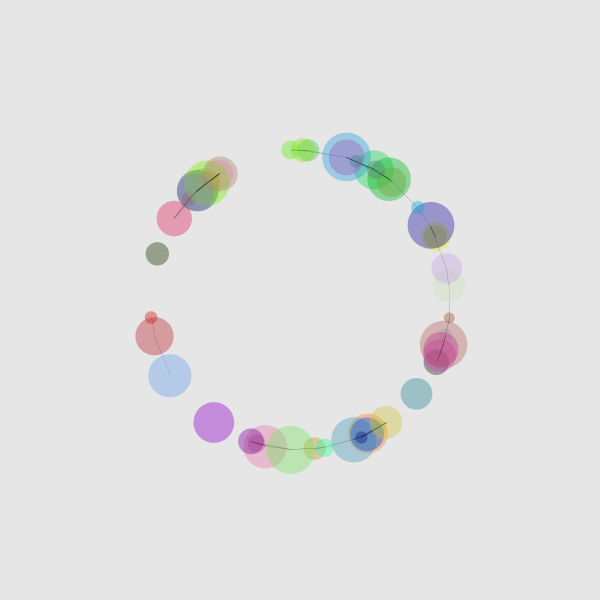
Frame 1 (no input)
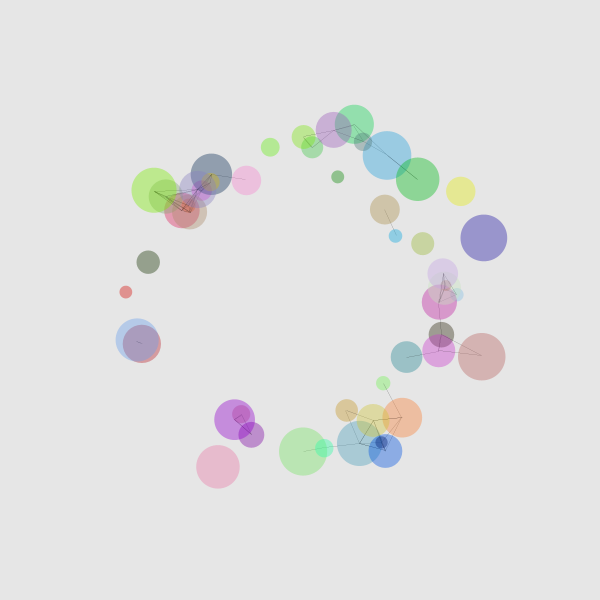
Frame 60 (the mouse pressed at the canvas centre just before this capture)
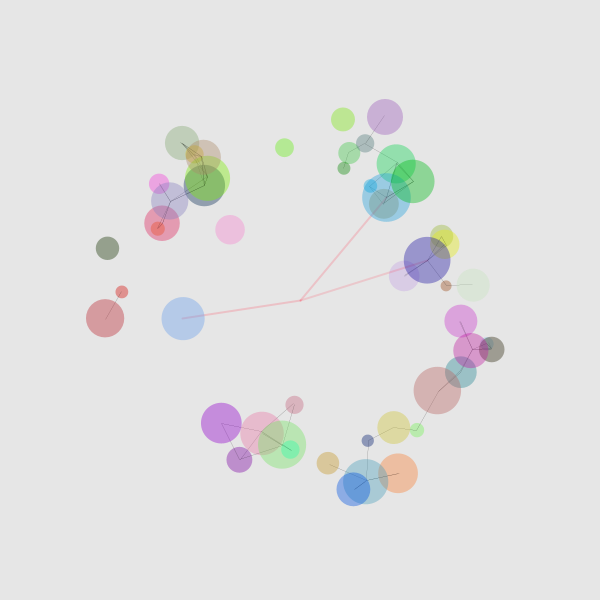
Frame 120 (the mouse held since frame 60 and released just before this capture)

The Processing sketch that drew these frames (run headless with seeded random() and noise(); from frame 60 on, the mouse is pressed at the canvas centre):

// Processing sketch: processing_122218
// ── processing_122218.pde

E e[] = new E[50];

void setup() {
  size(600, 600);
  for (int i=0;i<e.length;i++) {
    e[i]=new E();
  }
  noStroke();
}

void draw() {
  background(230);
  for (int i=0;i<e.length;i++) {
    e[i].render();
  }
}

class E {
  float x=0, y=0, d=0, a=0,m=0,mInc=0.01;
  color c;
  public E() {
    float randomA=random(360);
    x= width/2+((cos(radians(randomA)) )*150);
    y= height/2+((sin(radians(randomA)) )*150);

    this.d=random(10, 50);
    c = color(random(255),random(255),random(255),100);
    this.a = random(360);
    m=random(-1,1);
  }  
  void render() {
    for(int i =0;i<e.length;i++){
      
      if(dist(this.x,this.y,e[i].x,e[i].y) <d){
        stroke(0);
        strokeWeight(0.1);
         line(this.x,this.y,e[i].x,e[i].y);
      }
    }
    if(dist(mouseX,mouseY,x,y) < 3*d){
      stroke(255,30,60,map(dist(mouseX,mouseY,x,y),0,3*d,255,30));
      strokeWeight(2);
      line(this.x,this.y,mouseX,mouseY);
    }
    if(dist(mouseX,mouseY,x,y) < 3*d && mousePressed){
        x+=  map(mouseX-x,0,3*d,0,0.4);
        y+=  map(mouseY-y,0,3*d,0,0.4);
    }else{
        x += cos(radians(a+=m))*m;
        y += sin(radians(a+=m))*m;
    }
    noStroke();
    fill(c);

    ellipse(x, y, d, d);
    m+=mInc;
        
    if(m>2 || m<-2){mInc*=(-1);}

  }
}
